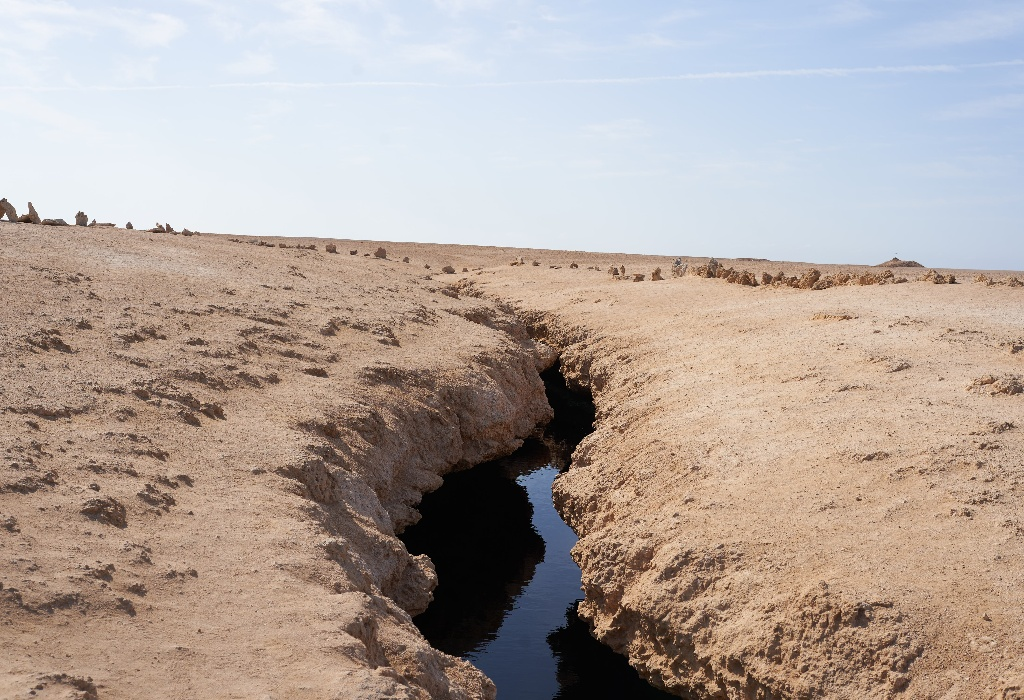
#> input picture 3_Image_Processing/Geometric_Transformations_ofImages/1.jpg, 1024 x 700 px
$ python main.py
#> lines starting #> are read from the running program, lines starting #| are printed output that depends on the picture
import numpy as np
import cv2 as cv

img = cv.imread('1.jpg', cv.IMREAD_GRAYSCALE)
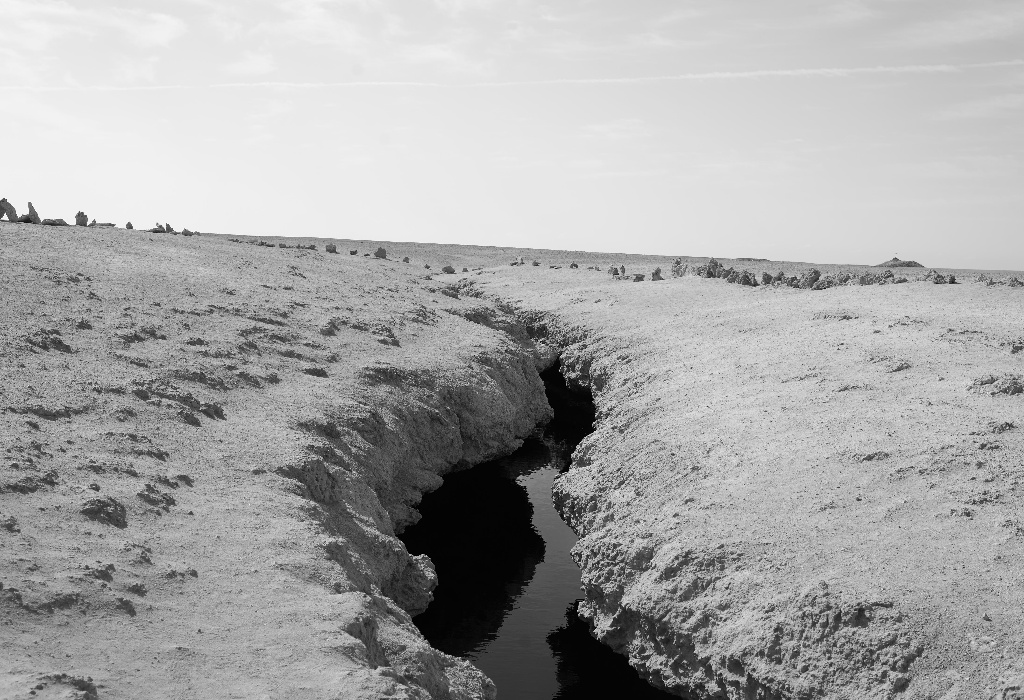
#> img: shape (700, 1024); min 0, max 255, mean 167.7
assert img is not None, 'file could not be read, check with os.path.exists()'
rows, cols = img.shape
#> rows = 700; cols = 1024
tz = 100
ty = 200
M = np.float32([[1, 0, tz], [0, 1, ty]])
dst = cv.warpAffine(img, M, (cols, rows))
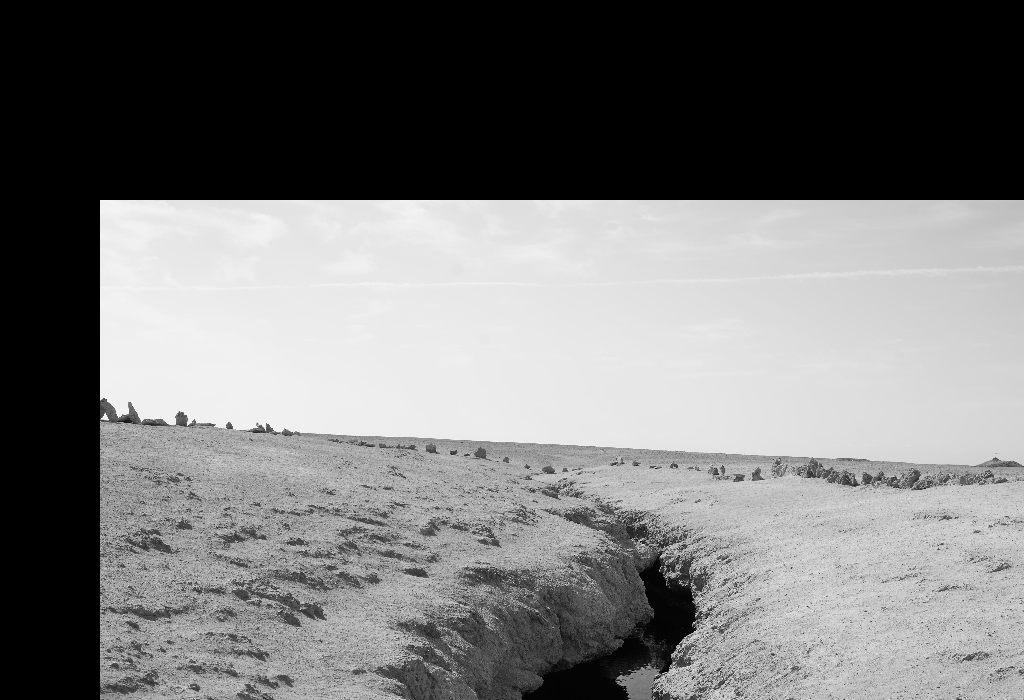
#> dst: shape (700, 1024); min 0, max 255, mean 119.4
M1 = cv.getRotationMatrix2D(((cols-1)/2, (rows-1)/2), 290, 1)
dst1 = cv.warpAffine(img, M1, (cols, rows))
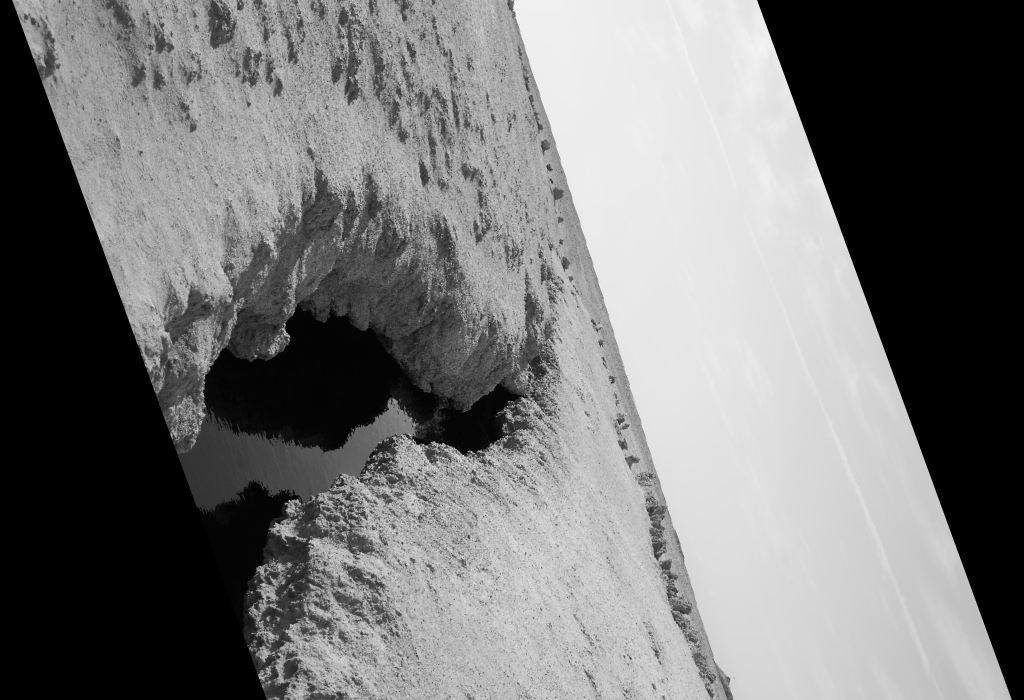
#> dst1: shape (700, 1024); min 0, max 246, mean 118.6
cv.imshow('img', dst)
cv.imshow('img1', dst1)
cv.imwrite('shifted_image.jpg', dst)
cv.imwrite('rotated_image.jpg', dst1)
cv.waitKey(0)
cv.destroyAllWindows()
